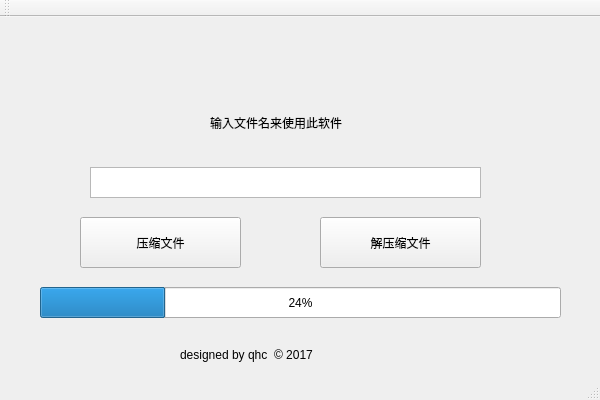
<?xml version="1.0" encoding="UTF-8"?>
<ui version="4.0">
 <class>Qhchuff</class>
 <widget class="QMainWindow" name="Qhchuff">
  <property name="geometry">
   <rect>
    <x>0</x>
    <y>0</y>
    <width>600</width>
    <height>400</height>
   </rect>
  </property>
  <property name="windowTitle">
   <string>Qhchuff</string>
  </property>
  <widget class="QWidget" name="centralWidget">
   <widget class="QPushButton" name="pushButton">
    <property name="geometry">
     <rect>
      <x>80</x>
      <y>200</y>
      <width>161</width>
      <height>51</height>
     </rect>
    </property>
    <property name="text">
     <string>压缩文件</string>
    </property>
   </widget>
   <widget class="QPushButton" name="pushButton_2">
    <property name="geometry">
     <rect>
      <x>320</x>
      <y>200</y>
      <width>161</width>
      <height>51</height>
     </rect>
    </property>
    <property name="text">
     <string>解压缩文件</string>
    </property>
   </widget>
   <widget class="QProgressBar" name="progressBar">
    <property name="geometry">
     <rect>
      <x>40</x>
      <y>270</y>
      <width>521</width>
      <height>31</height>
     </rect>
    </property>
    <property name="value">
     <number>24</number>
    </property>
   </widget>
   <widget class="QLabel" name="label">
    <property name="geometry">
     <rect>
      <x>180</x>
      <y>330</y>
      <width>221</width>
      <height>16</height>
     </rect>
    </property>
    <property name="text">
     <string>designed by qhc  © 2017</string>
    </property>
   </widget>
   <widget class="QTextEdit" name="textEdit">
    <property name="geometry">
     <rect>
      <x>90</x>
      <y>150</y>
      <width>391</width>
      <height>31</height>
     </rect>
    </property>
   </widget>
   <widget class="QLabel" name="label_2">
    <property name="geometry">
     <rect>
      <x>210</x>
      <y>90</y>
      <width>181</width>
      <height>31</height>
     </rect>
    </property>
    <property name="text">
     <string>输入文件名来使用此软件</string>
    </property>
   </widget>
  </widget>
  <widget class="QToolBar" name="mainToolBar">
   <attribute name="toolBarArea">
    <enum>TopToolBarArea</enum>
   </attribute>
   <attribute name="toolBarBreak">
    <bool>false</bool>
   </attribute>
  </widget>
  <widget class="QStatusBar" name="statusBar"/>
 </widget>
 <layoutdefault spacing="6" margin="11"/>
 <resources/>
 <connections/>
</ui>
